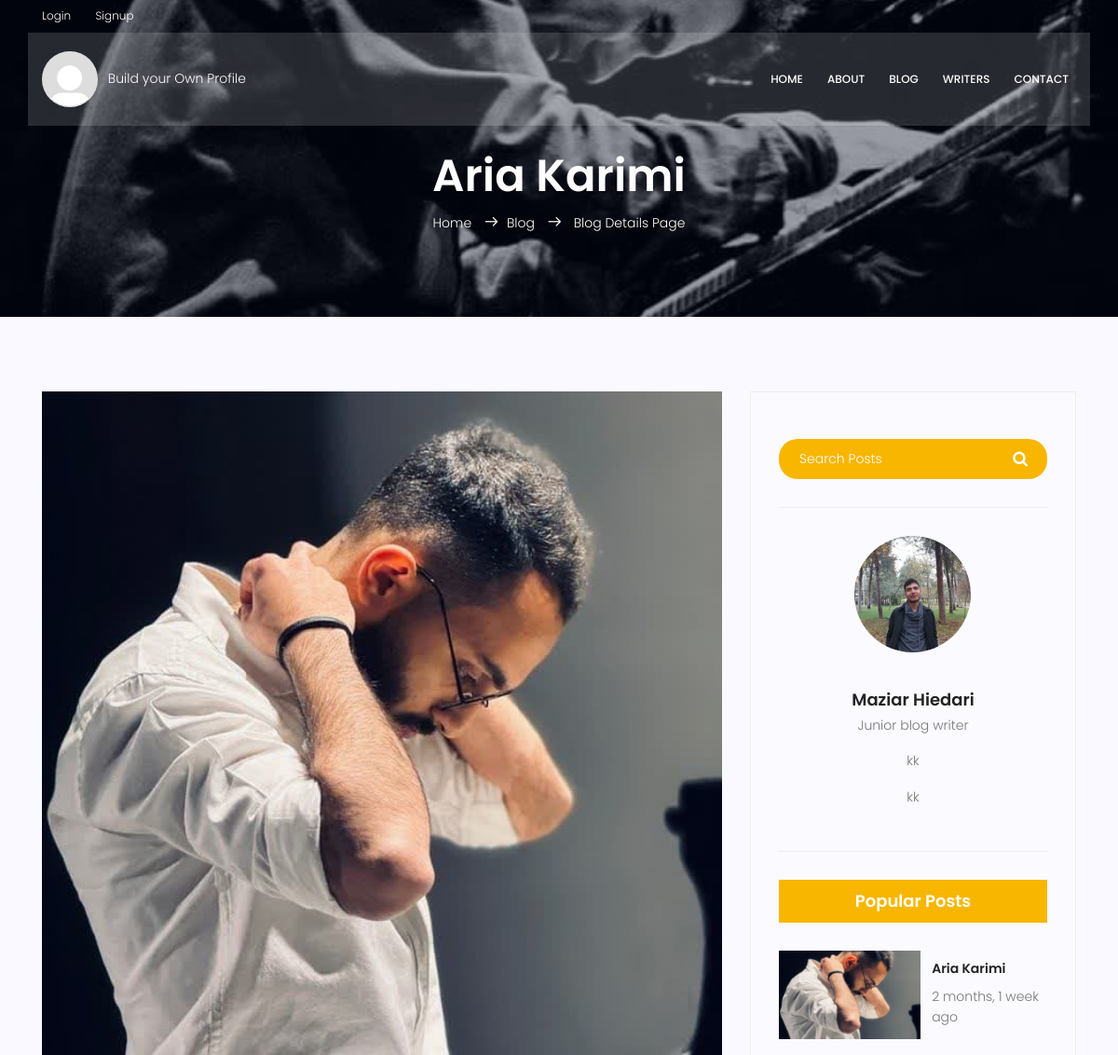
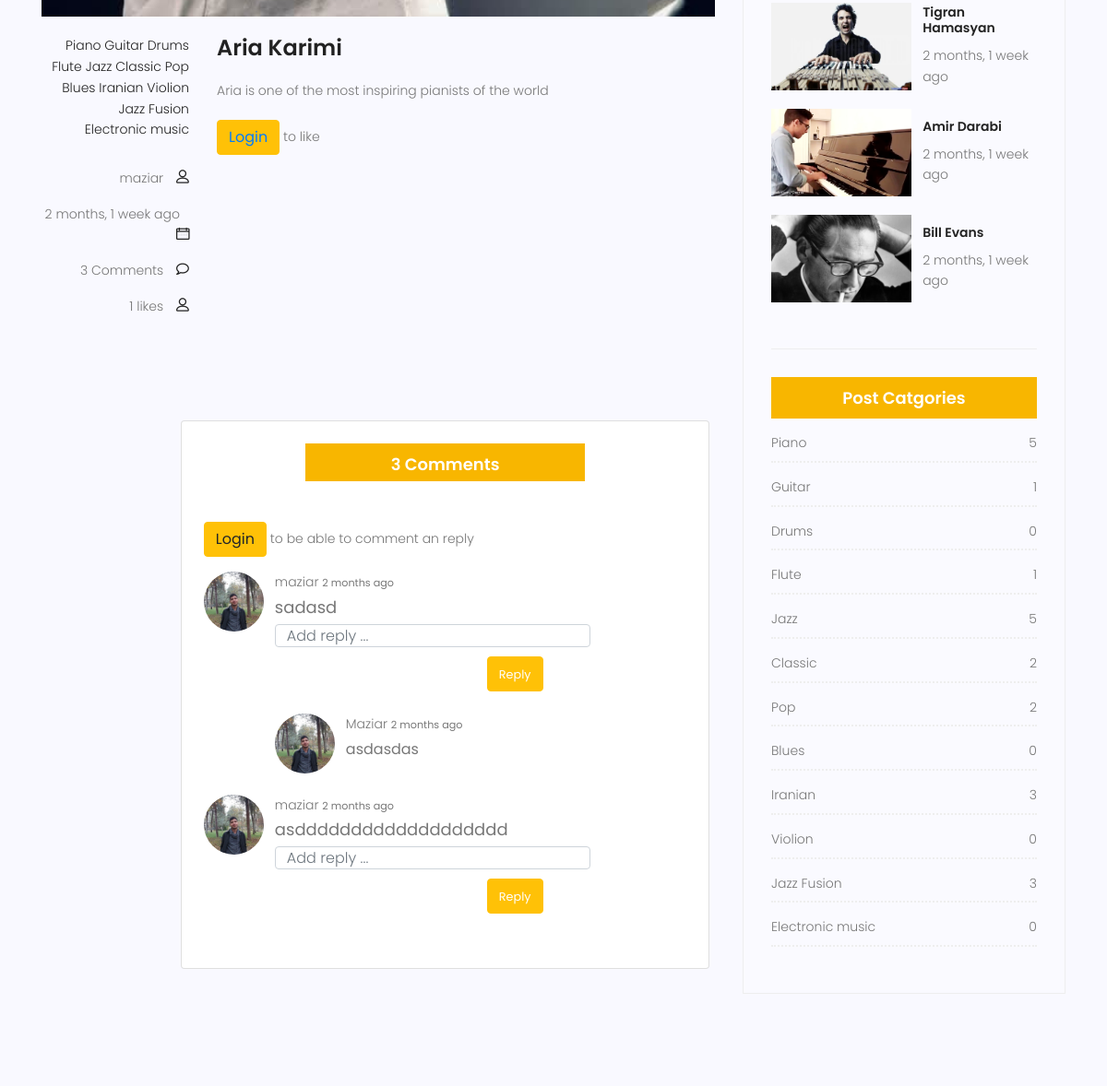
Page /blog/2 (upper part) on the earlier database version (2 pictures, top to bottom).
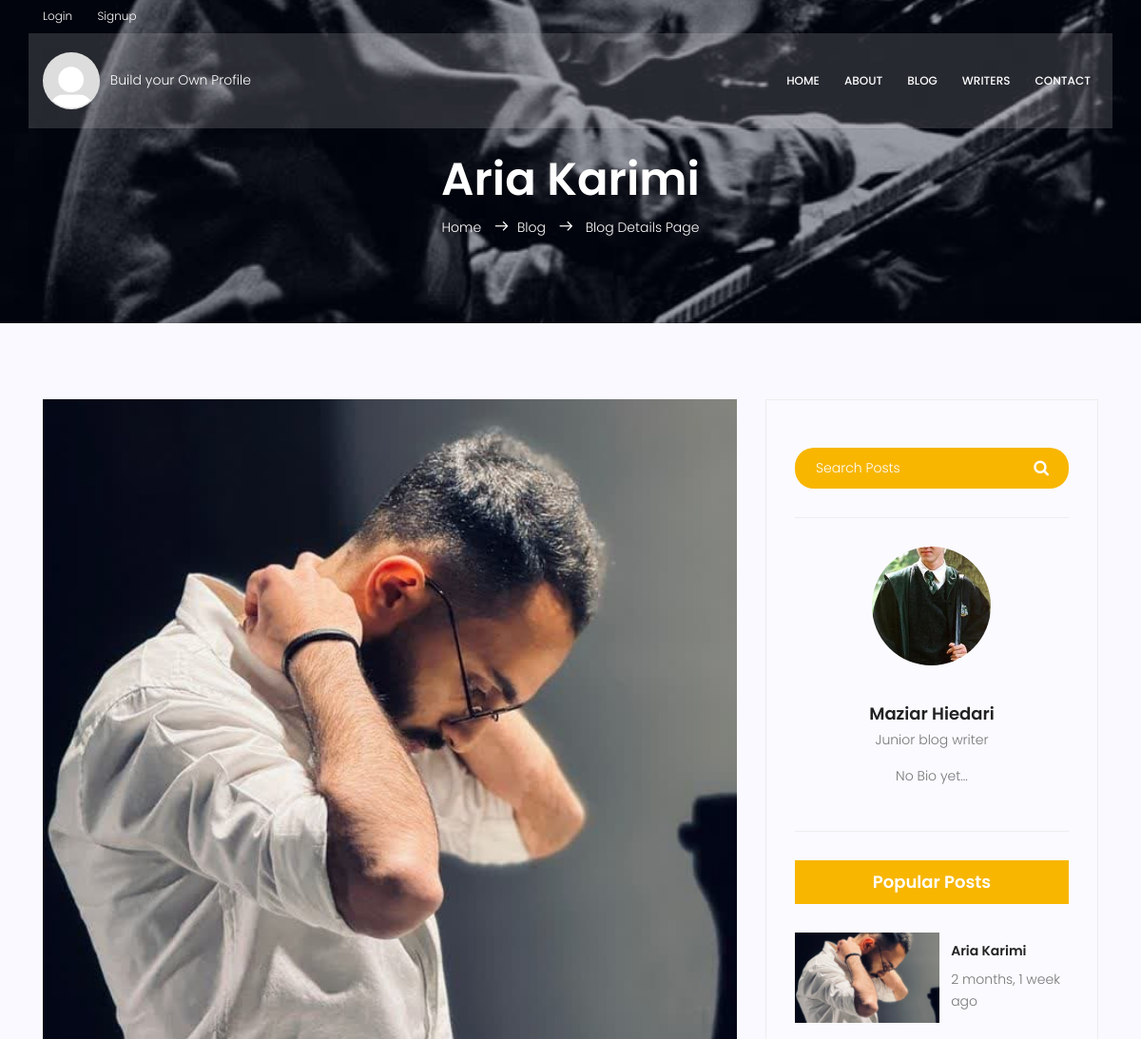
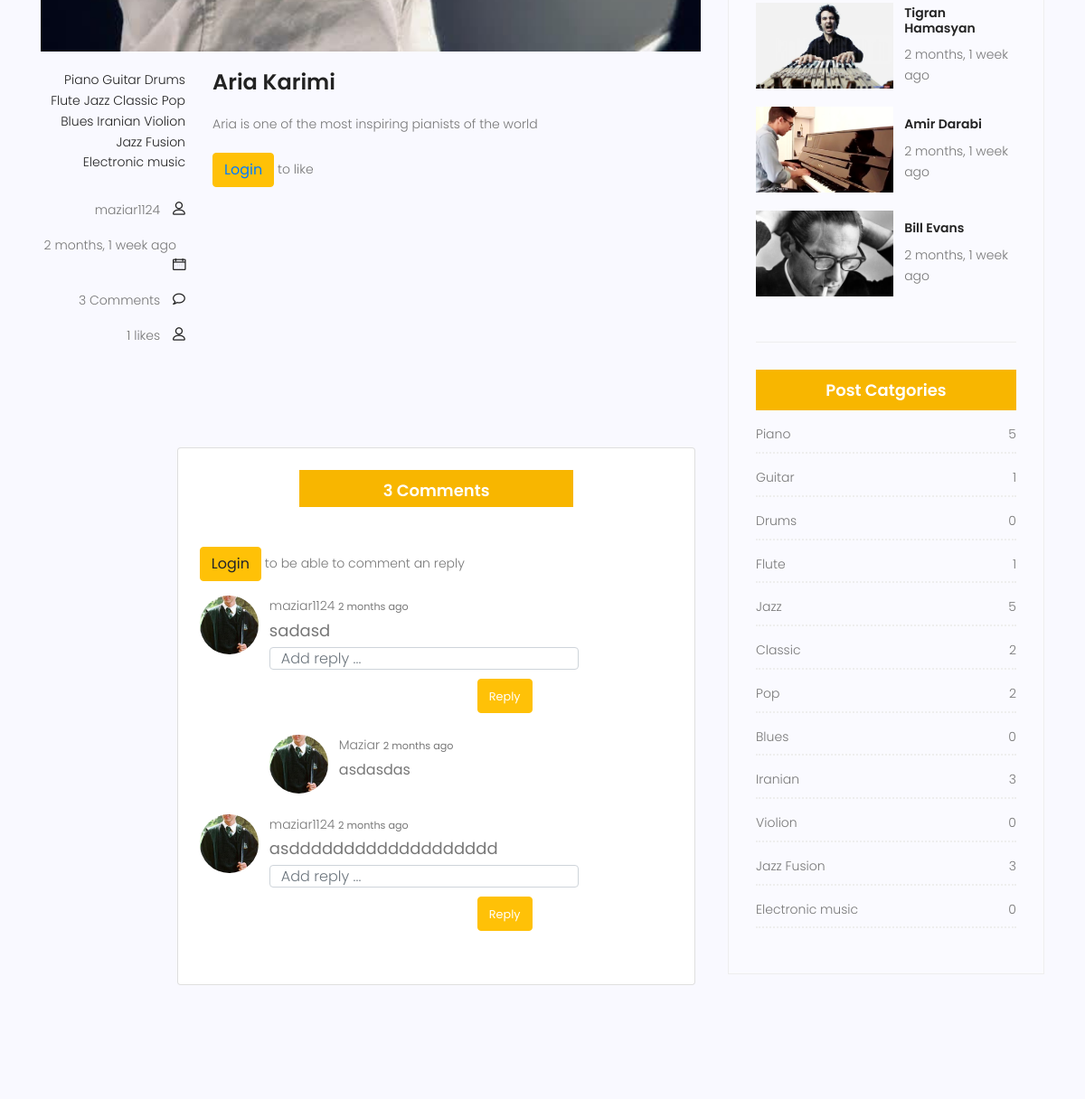
Same page on the later database version (2 pictures, top to bottom).
### blog/models.py (models this page shows, shortened)
class Post(models.Model):
  title = models.CharField(max_length=255)
  image = models.ImageField()
  content = models.TextField()
  published_date = models.DateTimeField(auto_now_add=True)
  updated_date = models.DateTimeField(auto_now=True)
  counted_views = models.IntegerField(default=1)
  category = models.ManyToManyField(Category)
  author = models.ForeignKey(User, on_delete=models.SET_NULL, null=True)
  approved = models.BooleanField(default=False)
  likes = models.ManyToManyField(User, related_name='blog_post')
  def total_likes(self):
     return self.likes.count()
  class Meta:
     ordering = ['published_date']

### comment/models.py (models this page shows, shortened)
class Comment(models.Model):
  commenter = models.ForeignKey(User,on_delete=models.CASCADE)
  post = models.ForeignKey(Post, on_delete=models.CASCADE)
  content = models.TextField()
  date = models.DateTimeField(auto_now_add=True)

class Reply(models.Model):
  replier = models.ForeignKey(User, on_delete=models.SET_NULL, null=True, related_name='replies')
  parent_comment = models.ForeignKey(Comment, on_delete=models.CASCADE, related_name='replies')
  content = models.TextField()
  date = models.DateTimeField(auto_now_add=True)
  class Meta:
    ordering = ['date']

### accounts/models.py (models this page shows)
class Profile(models.Model):
  user = models.OneToOneField(User,on_delete=models.CASCADE, related_name='profile')
  image = models.ImageField(default='default_profile.png',blank=True, null=True)
  bio = models.TextField(default='No Bio yet...', blank=True)

### blog/views.py (the view, shortened to what this page needs)
# urls.py: path('<int:pid>', views.blog_single, name='single'),
def blog_single(request,pid):
  post = Post.objects.get(pk=pid)
  current_user = request.user
  comments = Comment.objects.filter(post=post).order_by('-date')
  comments_count = comments.count()
  replies_count = Reply.objects.filter(parent_comment__post=post).count()
  total_comments = replies_count+comments_count
  form = Comment_form()
  form.fields['content'].widget.attrs['class'] = 'form-control mb-10'
  form.fields['content'].widget.attrs['rows'] = '5'
  rform = Reply_form()
  rform.fields['content'].widget.attrs['class'] = 'form-control mb-10'
  rform.fields['content'].widget.attrs['style'] = 'height:25px;'
  rform.fields['content'].widget.attrs['rows'] = '5'
  rform.fields['content'].widget.attrs['width'] = '100%'
  categories = Category.objects.all()
  profile = Profile.objects.get(user=post.author)
  tracks = Track.objects.filter(post=post.id)
  liked = False
  if post.likes.filter(id=request.user.id).exists():
    liked=True
  return render(request, 'blog/blog-single.html', {
    'form':form,
    'rform':rform,
    'comments':comments,
      'post':post,
      'tracks':tracks,
      'categories':categories,
      'liked':liked,
      'profile':profile,
      'request':request,
      'total_comments':total_comments
    })

### comment/forms.py
class Comment_form(forms.ModelForm):
  content = forms.CharField(widget=forms.TextInput(attrs={'class':'input','placeholder':'enter comment'}))
  class Meta:
    model = Comment
    fields = ['content']

class Reply_form(forms.ModelForm):
  class Meta:
    model = Reply
    fields =['content']
    widgets = {
      'content': forms.TextInput(attrs={'placeholder':'Add reply ...'})
    }

### blog/models.py (called while the page is built)
  def __str__(self):
    return self.name

### blog/templatetags/blog_tags.py (called while the page is built)
@register.simple_tag
def get_current_url(request):
    return unquote(request.build_absolute_uri())

@register.inclusion_tag('blog/post-categories.html')
def post_categories():
  category_counts = Category.objects.annotate(
  post_count=Count('post'))
  cat_dict = {}
  for category in category_counts:
    category_name = category.name
    post_count = category.post_count
    cat_dict[category_name] = post_count
  return {
    'categories':cat_dict
  }

@register.inclusion_tag('blog/popular.html')
def popular_posts():
  posts = Post.objects.filter(approved=True).order_by('-counted_views')[:4]
  return {
    'posts':posts
  }

### templates/blog/blog-single.html
{% extends 'base.html' %}
{% load static %}
{% load humanize %}
{% load blog_tags %}
{% block content %}
<section class="relative about-banner">
	<div class="overlay overlay-bg"></div>
	<div class="container">
		<div class="row d-flex align-items-center justify-content-center">
			<div class="about-content col-lg-12">
				<h1 class="text-white">
					{{post.title|upfirstletter}}
				</h1>
				<p class="text-white link-nav"><a href="{% url 'website:index' %}">Home </a> <span class="lnr lnr-arrow-right"></span><a
						href="{% url 'blog:index' %}">Blog </a> <span class="lnr lnr-arrow-right"></span> <a href="blog-single.html"> Blog
						Details Page</a></p>
			</div>
		</div>
	</div>
</section>
<section class="post-content-area single-post-area">
	<div class="container">
		<div class="row">
			<div class="col-lg-8 posts-list">
				<div class="single-post row">
					<div class="col-lg-12">
						<div class="feature-img">
							<img class="img-fluid" src="{{post.image.url}}" alt="">
						</div>
					</div>
					<div class="col-lg-3  col-md-3 meta-details">
						<ul class="tags">
							{% for cat in categories %}
							<li><a href="{% url 'blog:category' cat_name=cat %}">{{cat}}</a></li>
							{% endfor %}
						</ul>
						<div class="user-details row">
							<p class="user-name col-lg-12 col-md-12 col-6"><a href="#">{{post.author.username}}</a> <span
									class="lnr lnr-user"></span></p>
							<p class="date col-lg-12 col-md-12 col-6"><a href="#">{{post.published_date|naturaltime}}</a> <span
									class="lnr lnr-calendar-full"></span></p>
							<p class="comments col-lg-12 col-md-12 col-6"><a href="#">{% comments_count post.id %} Comments</a> <span
									class="lnr lnr-bubble"></span></p>
									<p class="user-name col-lg-12 col-md-12 col-6"><a href="#">{{post.total_likes}} likes</a> <span
										class="lnr lnr-user"></span>
						</div>
					</div>
					<div class="col-lg-9 col-md-9">
						<h3 class="mt-20 mb-20">{{post.title|upfirstletter}}</h3>
						<p class="excert">
							{{post.content}}
						</p>
						{% if user.is_authenticated %}
						<form action="{% url 'blog:like_post' pid=post.id %}" method="post">
							{% csrf_token %}
										{% if liked %}
											<button type="submit" name="post_id" value="{{post.id}}" class="btn btn-danger btn-sm">Unlike</button>							- {{post.total_likes}} likes
										{% else %}
											<button type="submit" name="post_id" value="{{post.id}}" class="btn btn-primary btn-sm">Like</button>
										- {{post.total_likes}} likes
										{% endif %}
						</form>
						{% else %}
								<button class="btn btn-warning" ><a href="{% url 'accounts:login' %}">Login</a> </button> 	to like
						{% endif %}
					</div>
					{% include 'blog/comments.html' %}
				</div>
			</div>
			<div class="col-lg-4 sidebar-widgets">
				<div class="widget-wrap">
					{% include 'blog/search.html' %}
					{% load static %}
{% load blog_tags %}
<div class="single-sidebar-widget user-info-widget">
  <img class="bitch" src="{{profile.image.url}}" alt="">
  <a href="{% url 'blog:author' author_name=post.author.username %}"><h4>{{profile.user.first_name}} {{profile.user.last_name}}</h4></a>
  <p>
    Junior blog writer
  </p>
	{% if profile.bio %}
			<p>{{profile.bio}}</p>
		{% else %}
		<p>No Bio yet...</p>
	{% endif %}
  <p>
   {{profile.bio}}
  </p>
</div>
					{% popular_posts %}
					{% post_categories %}
				</div>
			</div>
		</div>
	</div>
</section>
{% endblock %}

### templates/blog/comments.html (shortened to what the changed rows need)
{% load static %}
{% load humanize %}
{% load blog_tags %}
<div class='my-comment-card'>
  <section class="gradient-custom">
    <div class="container my-5 py-5">
      <div class="row d-flex justify-content-center">
        <div class="col-md-12 col-lg-10 col-xl-8">
          <div class="card">
            <div class="card-body p-4">
              {% for comment in comments %}
              <div class="row">
                <div class="col">
                  <div class="d-flex flex-start">
                    <img class="rounded-circle shadow-1-strong me-3"
                      src="{{comment.commenter.profile.image.url}}" style="object-fit: cover;" alt="avatar" width="65"
                      height="65" />
                    <div class="flex-grow-1 flex-shrink-1">
                      <div>
                        <div class="d-flex justify-content-between align-items-center">
                          <p class="mb-1">
                            {{comment.commenter}}  <span class="small">{{comment.date|naturaltime}}</span>
                          </p>
                        </div>
                        <div style="margin-bottom: 6px;">
                          <p style="font-size: 18px; " class="small mb-0">
                            {{comment.content}}
                            </p>
                        </div>
                        <div  >
                          <div style="width:100%">
                            <form method="post" action="{% url 'blog:reply_comment' pk=comment.id %}">
                              {{rform.content}}
                          </div>
                        </div>
                              <div class='reply-button' style="margin-bottom: 12px; ">
                                <button class="btn btn-warning" type="submit"><span class="small">Reply</span>
                                </button>
                              </div>
                      </div>
                      {% for rep in comment.replies.all %}
                      <div class="d-flex flex-start mt-4">
                        <a class="me-3" href="#">
                          <img class="rounded-circle shadow-1-strong"
                            src="{{rep.replier.profile.image.url}}" style="object-fit: cover;" alt="avatar"
                            width="65" height="65" />
                        </a>
                        <div class="flex-grow-1 flex-shrink-1">
                          <div>
                            <div class="d-flex justify-content-between align-items-center">
                              <p class="mb-1">
                                {{rep.replier.first_name}} <span class="small">{{rep.date|naturaltime}}</span>
                              </p>
                            </div>
                            <p style="font-size:16px;" class="small mb-0">
                              {{rep.content}}
                            </p>
                          </div>
                        </div>
                      </div>
                      {% endfor %}
                    </div>
                  </div>
                </div>
              </div>
              <br>
              {% endfor %}
            </div>
          </div>
        </div>
      </div>
    </div>
  </section>
 </div>

### templates/blog/popular.html
{% load static %}
{% load blog_tags %}
{% load humanize %}
<div class="single-sidebar-widget popular-post-widget">
  <h4 class="popular-title">Popular Posts</h4>
  <div class="popular-post-list">
    {% for post in posts %}
    <div class="single-post-list d-flex flex-row align-items-center">
      <div class="thumb">
        <img class="img-fluid" src="{{post.image.url}}" alt="">
      </div>
      <div class="details">
        <a href="{% url 'blog:single' pid=post.id %}"><h6>{{post.title}}</h6></a>
        <p>{{post.published_date|naturaltime}}</p>
      </div>
    </div>
    {% endfor %}
  </div>
</div>

Differences in the rows shown:
changed Post "Aria Karimi": author.username "maziar" → "maziar1124"
changed through a linked row, Comment "sadasd": commenter.profile.image: a different picture; commenter "maziar" → "maziar1124"
changed through a linked row, Reply "asdasdas": replier.profile.image: a different picture
changed through a linked row, Comment "asddddddddddddddddddd": commenter.profile.image: a different picture; commenter "maziar" → "maziar1124"
changed Profile "Maziar": image: a different picture; bio "kk" → (not shown)
Other differences:
text now shown: "No Bio yet..."
